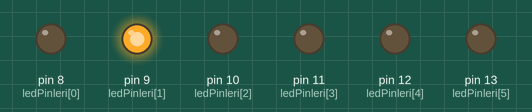
This sketch was run on a simulated Arduino Uno, built with avr-gcc and run on an emulated ATmega328P. Shown: output pins drawn as LEDs (lit = HIGH).

Above: at 0.1 s.
At 0.58 s:
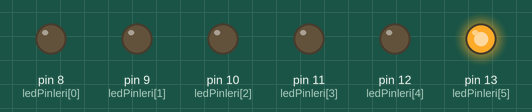
At 0.82 s:
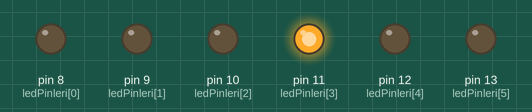
At 1.18 s:
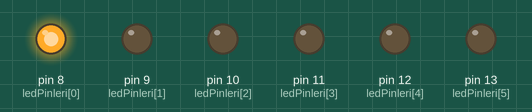
At 1.42 s:
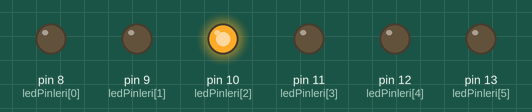
At 2.86 s:
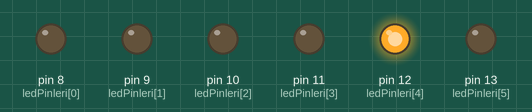
Timing chart, 0 to 3.2 s (numbered marks = the images above):
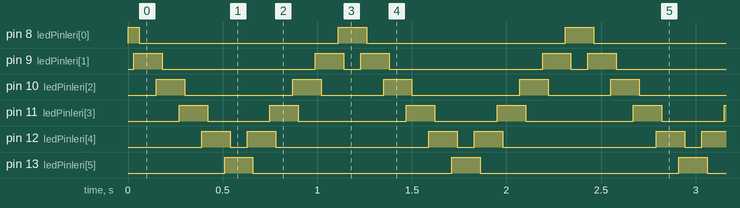

Measured:
- by itself, pin 8 (ledPinleri[0]): repeats every 1.2 s: LOW 1.1 s, HIGH 0.15 s
- by itself, pin 9 (ledPinleri[1]): repeats every 1.2 s: LOW 0.81 s, HIGH 0.15 s, LOW 0.09 s, HIGH 0.15 s
- by itself, pin 10 (ledPinleri[2]): repeats every 1.2 s: LOW 0.57 s, HIGH 0.15 s, LOW 0.33 s, HIGH 0.15 s
- by itself, pin 11 (ledPinleri[3]): repeats every 1.2 s: LOW 0.33 s, HIGH 0.15 s, LOW 0.57 s, HIGH 0.15 s
- by itself, pin 12 (ledPinleri[4]): repeats every 1.2 s: LOW 0.09 s, HIGH 0.15 s, LOW 0.81 s, HIGH 0.15 s
- by itself, pin 13 (ledPinleri[5]): alternates HIGH for 0.15 s and LOW for 1.1 s

The sketch:

Dijital_GirisCikis3.ino
```cpp
/*********************************************************************
 Arduino Kitabı - Coşkun Taşdemir
 Dikeyeksen Yayınları
 http://www.dikeyeksen.com/muhendislik/arduino.html

 Dijital Giriş - Çıkış İşlemleri - 3
 LED'lerle Karaşimşek Efekti
(For döngüsü kullaılmadan)

 Bağlantılar:
 Dijital - 8,9,10,11,12,13 pinleri LED'lerin anot uçlarına
 bağlı.
 LED'ler'in katot uçları 470 ohm'luk dirençler ile
 toprağa bağlı (GND)
**********************************************************************/


const int ledPinleri[] = {8, 9, 10, 11, 12, 13};
const int beklemeSuresi = 30; // ms cinsinden bekleme süresi

void setup(){
 // 6 LED pinini de çıkış olarak ayarlıyoruz
    pinMode(ledPinleri[0], OUTPUT);
    pinMode(ledPinleri[1], OUTPUT);
    pinMode(ledPinleri[2], OUTPUT);
    pinMode(ledPinleri[3], OUTPUT);
    pinMode(ledPinleri[4], OUTPUT);
    pinMode(ledPinleri[5], OUTPUT);
}

void loop() {
  digitalWrite(ledPinleri[0], HIGH);
  delay(beklemeSuresi);
  digitalWrite(ledPinleri[1], HIGH);
  delay(beklemeSuresi);
  digitalWrite(ledPinleri[0], LOW);
  delay(beklemeSuresi *2);

  digitalWrite(ledPinleri[1], HIGH);
  delay(beklemeSuresi);
  digitalWrite(ledPinleri[2], HIGH);
  delay(beklemeSuresi);
  digitalWrite(ledPinleri[1], LOW);
  delay(beklemeSuresi *2);

  digitalWrite(ledPinleri[2], HIGH);
  delay(beklemeSuresi);
  digitalWrite(ledPinleri[3], HIGH);
  delay(beklemeSuresi);
  digitalWrite(ledPinleri[2], LOW);
  delay(beklemeSuresi *2);

  digitalWrite(ledPinleri[3], HIGH);
  delay(beklemeSuresi);
  digitalWrite(ledPinleri[4], HIGH);
  delay(beklemeSuresi);
  digitalWrite(ledPinleri[3], LOW);
  delay(beklemeSuresi *2);

  digitalWrite(ledPinleri[4], HIGH);
  delay(beklemeSuresi);
  digitalWrite(ledPinleri[5], HIGH);
  delay(beklemeSuresi);
  digitalWrite(ledPinleri[4], LOW);
  delay(beklemeSuresi *2);

  // Sağdan sola

  digitalWrite(ledPinleri[5], HIGH);
  delay(beklemeSuresi);
  digitalWrite(ledPinleri[4], HIGH);
  delay(beklemeSuresi);
  digitalWrite(ledPinleri[5], LOW);
  delay(beklemeSuresi*2);

  digitalWrite(ledPinleri[4], HIGH);
  delay(beklemeSuresi);
  digitalWrite(ledPinleri[3], HIGH);
  delay(beklemeSuresi);
  digitalWrite(ledPinleri[4], LOW);
  delay(beklemeSuresi*2);

  digitalWrite(ledPinleri[3], HIGH);
  delay(beklemeSuresi);
  digitalWrite(ledPinleri[2], HIGH);
  delay(beklemeSuresi);
  digitalWrite(ledPinleri[3], LOW);
  delay(beklemeSuresi*2);

  digitalWrite(ledPinleri[2], HIGH);
  delay(beklemeSuresi);
  digitalWrite(ledPinleri[1], HIGH);
  delay(beklemeSuresi);
  digitalWrite(ledPinleri[2], LOW);
  delay(beklemeSuresi*2);

  digitalWrite(ledPinleri[1], HIGH);
  delay(beklemeSuresi);
  digitalWrite(ledPinleri[0], HIGH);
  delay(beklemeSuresi);
  digitalWrite(ledPinleri[1], LOW);
  delay(beklemeSuresi*2);
  }
```
